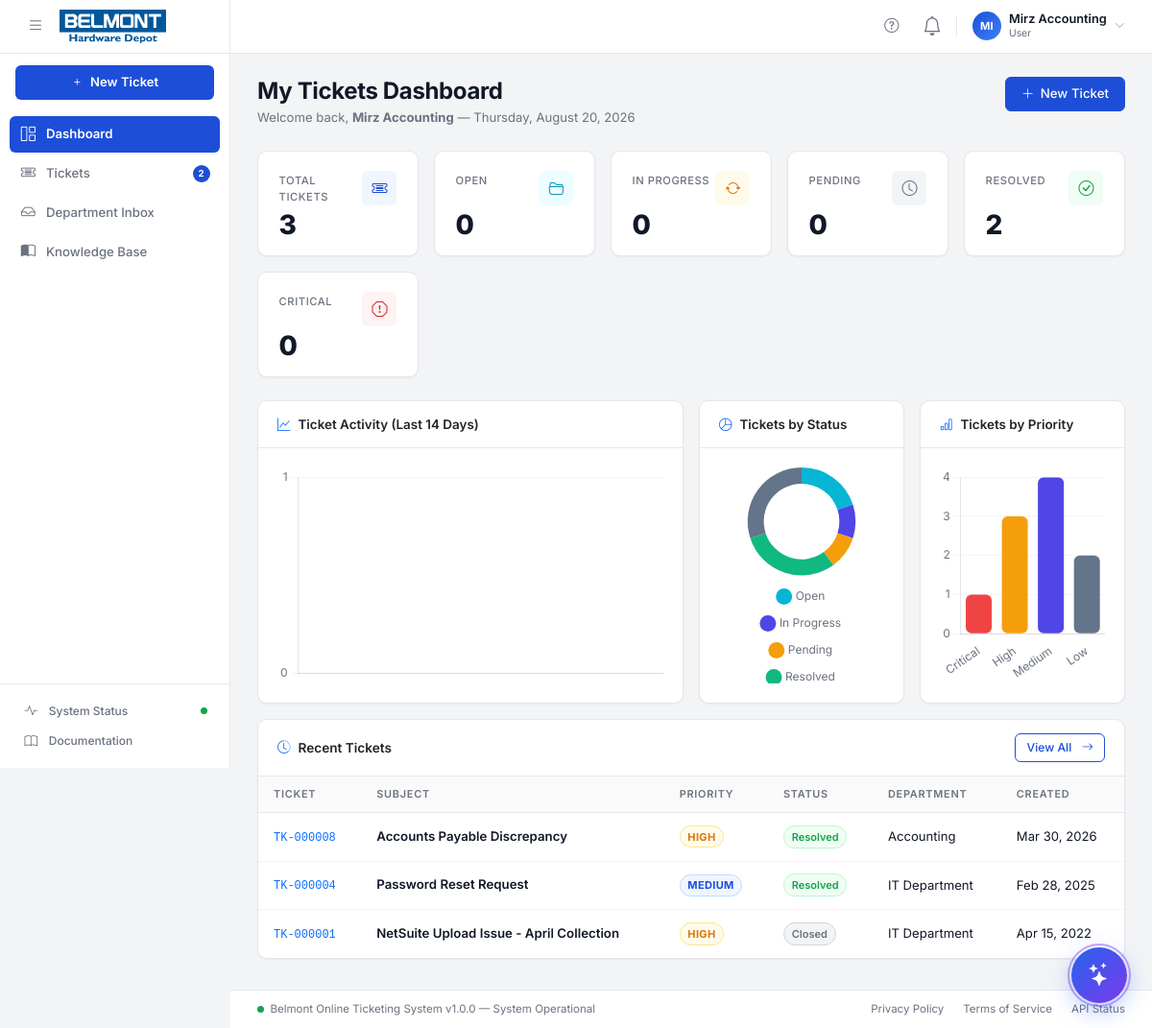
Screenshot of /index.php (signed in) with the database file from the repository.
### tables this page shows
CREATE TABLE `tickets` (
  `id`            INT UNSIGNED NOT NULL AUTO_INCREMENT,
  `ticket_code`   VARCHAR(20)  NOT NULL,
  `user_id`       INT UNSIGNED NOT NULL,
  `department_id` INT UNSIGNED DEFAULT NULL,
  `category_id`   INT UNSIGNED DEFAULT NULL,
  `assigned_to`   INT UNSIGNED DEFAULT NULL,
  `subject`       VARCHAR(255) NOT NULL,
  `description`   TEXT NOT NULL,
  `priority`      ENUM('low','medium','high','critical') NOT NULL DEFAULT 'medium',
  `status`        ENUM('open','in_progress','pending','resolved','closed') NOT NULL DEFAULT 'open',
  `source`        ENUM('web','email','phone','walk-in') NOT NULL DEFAULT 'web',
  `due_date`      DATE DEFAULT NULL,
  `closed_at`     DATETIME DEFAULT NULL,
  `created_at`    DATETIME NOT NULL DEFAULT CURRENT_TIMESTAMP,
  `updated_at`    DATETIME NOT NULL DEFAULT CURRENT_TIMESTAMP ON UPDATE CURRENT_TIMESTAMP,
  PRIMARY KEY (`id`),
  UNIQUE KEY `uq_ticket_code` (`ticket_code`),
  KEY `idx_ticket_user`   (`user_id`),
  KEY `idx_ticket_dept`   (`department_id`),
  KEY `idx_ticket_cat`    (`category_id`),
  KEY `idx_ticket_assign` (`assigned_to`),
  KEY `idx_ticket_status` (`status`),
  KEY `idx_ticket_priority` (`priority`),
  CONSTRAINT `fk_ticket_user`   FOREIGN KEY (`user_id`)       REFERENCES `users` (`id`) ON DELETE CASCADE,
  CONSTRAINT `fk_ticket_dept`   FOREIGN KEY (`department_id`) REFERENCES `departments` (`id`) ON DELETE SET NULL,
  CONSTRAINT `fk_ticket_cat`    FOREIGN KEY (`category_id`)   REFERENCES `categories` (`id`) ON DELETE SET NULL,
  CONSTRAINT `fk_ticket_assign` FOREIGN KEY (`assigned_to`)   REFERENCES `users` (`id`) ON DELETE SET NULL
);

CREATE TABLE `departments` (
  `id`          INT UNSIGNED NOT NULL AUTO_INCREMENT,
  `name`        VARCHAR(128) NOT NULL,
  `description` TEXT DEFAULT NULL,
  `is_active`   TINYINT(1) NOT NULL DEFAULT 1,
  `created_at`  DATETIME NOT NULL DEFAULT CURRENT_TIMESTAMP,
  `updated_at`  DATETIME NOT NULL DEFAULT CURRENT_TIMESTAMP ON UPDATE CURRENT_TIMESTAMP,
  PRIMARY KEY (`id`),
  UNIQUE KEY `uq_dept_name` (`name`)
);

### includes/auth.php (called while the page is built, shortened)
<?php
function isDeptAdmin(): bool {
    return ($_SESSION['user_role'] ?? '') === 'dept_admin';
}
function isStaff(): bool {
    return in_array($_SESSION['user_role'] ?? '', ['admin', 'dept_admin', 'staff'], true);
}
function deptScopeId(): ?int {
    if (!isDeptAdmin()) return null;
    $deptId = (int)($_SESSION['user_dept'] ?? 0);
    return $deptId ?: 0;
}
function currentUser(): array {
    return [
        'id'         => $_SESSION['user_id']   ?? 0,
        'name'       => $_SESSION['user_name'] ?? '',
        'email'      => $_SESSION['user_email']?? '',
        'role'       => $_SESSION['user_role'] ?? 'user',
        'avatar'     => $_SESSION['user_avatar']?? null,
        'dept_id'    => $_SESSION['user_dept']  ?? null,
    ];
}
function e(string $str): string {
    return htmlspecialchars($str, ENT_QUOTES, 'UTF-8');
}
function timeAgo(string $datetime): string {
    $now  = time();
    $then = strtotime($datetime);
    $diff = $now - $then;
    return date('M d, Y', $then);
}

### index.php (the view, shortened to what this page needs)
<?php
require_once __DIR__ . '/includes/auth.php';
$user = currentUser();
$pdo = db();
$scopeDept = deptScopeId();
$deptCond  = $scopeDept !== null ? " AND department_id = {$scopeDept} "   : '';
$dashWhere = !isStaff()
    ? ' WHERE user_id = ' . (int) $user['id']
    : ($scopeDept !== null ? " WHERE department_id = {$scopeDept}" : '');
$statsRaw = $pdo->query(
    "SELECT
        COUNT(*) AS total,
        SUM(status = 'open')        AS open,
        SUM(status = 'in_progress') AS in_progress,
        SUM(status = 'pending')     AS pending,
        SUM(status = 'resolved')    AS resolved,
        SUM(status = 'closed')      AS closed,
        SUM(priority = 'critical')  AS critical,
        SUM(priority = 'high')      AS high
     FROM tickets
     " . $dashWhere
)->fetch();
$stats = [
    'total' => (int) ($statsRaw['total'] ?? 0),
    'open' => (int) ($statsRaw['open'] ?? 0),
    'in_progress' => (int) ($statsRaw['in_progress'] ?? 0),
    'pending' => (int) ($statsRaw['pending'] ?? 0),
    'resolved' => (int) ($statsRaw['resolved'] ?? 0),
    'closed' => (int) ($statsRaw['closed'] ?? 0),
    'critical' => (int) ($statsRaw['critical'] ?? 0),
    'high' => (int) ($statsRaw['high'] ?? 0),
];
$recentSql = 'SELECT t.*, u.name AS requester_name, a.name AS assignee_name,
                      d.name AS dept_name, c.name AS cat_name
               FROM tickets t
               LEFT JOIN users u ON u.id = t.user_id
               LEFT JOIN users a ON a.id = t.assigned_to
               LEFT JOIN departments d ON d.id = t.department_id
               LEFT JOIN categories c ON c.id = t.category_id
               ' . (!isStaff()
                    ? ' WHERE t.user_id = ' . (int) $user['id']
                    : ($scopeDept !== null ? " WHERE t.department_id = {$scopeDept}" : '')) . '
               ORDER BY t.created_at DESC
               LIMIT 10';
$recentTickets = $pdo->query($recentSql)->fetchAll();
$chartLabels = [];
$chartCounts = [];
$statusData = $pdo->query("SELECT status, COUNT(*) AS cnt FROM tickets WHERE 1=1 {$deptCond} GROUP BY status")->fetchAll();
$statusLabels = [];
$statusCounts = [];
foreach ($statusData as $row) {
    $statusLabels[] = ucwords(str_replace('_', ' ', $row['status']));
    $statusCounts[] = (int) $row['cnt'];
}
$priorityData = $pdo->query("SELECT priority, COUNT(*) AS cnt FROM tickets WHERE 1=1 {$deptCond} GROUP BY priority ORDER BY FIELD(priority,'critical','high','medium','low')")->fetchAll();
$priorityLabels = [];
$priorityCounts = [];
foreach ($priorityData as $row) {
    $priorityLabels[] = ucfirst($row['priority']);
    $priorityCounts[] = (int) $row['cnt'];
}
include __DIR__ . '/includes/header.php';
?>
<div class="page-header">
    <div>
        <h1 class="page-title">
            <?php if ($user['role'] === 'user'): ?>
                My Tickets Dashboard
            <?php else: ?>
                Dashboard
            <?php endif; ?>
        </h1>
        <p class="page-subtitle">
            Welcome back, <strong><?= e($user['name']) ?></strong> &mdash;
            <?= date('l, F j, Y') ?>
        </p>
    </div>
    <a href="<?= APP_URL ?>/views/tickets/create.php" class="btn btn-primary">
        <i class="bi bi-plus-lg"></i> New Ticket
    </a>
</div>
<div class="stats-grid">
    <a href="<?= APP_URL ?>/views/tickets/index.php" class="stat-card text-decoration-none">
        <div class="stat-card-top">
            <span class="stat-label">Total Tickets</span>
            <div class="stat-icon icon-primary"><i class="bi bi-ticket-detailed"></i></div>
        </div>
        <div class="stat-value"><?= $stats['total'] ?></div>
    </a>
    <a href="<?= APP_URL ?>/views/tickets/index.php?status=open" class="stat-card text-decoration-none">
        <div class="stat-card-top">
            <span class="stat-label">Open</span>
            <div class="stat-icon icon-info"><i class="bi bi-folder2-open"></i></div>
        </div>
        <div class="stat-value"><?= $stats['open'] ?></div>
    </a>
    <a href="<?= APP_URL ?>/views/tickets/index.php?status=in_progress" class="stat-card text-decoration-none">
        <div class="stat-card-top">
            <span class="stat-label">In Progress</span>
            <div class="stat-icon icon-warning"><i class="bi bi-arrow-repeat"></i></div>
        </div>
        <div class="stat-value"><?= $stats['in_progress'] ?></div>
    </a>
    <a href="<?= APP_URL ?>/views/tickets/index.php?status=pending" class="stat-card text-decoration-none">
        <div class="stat-card-top">
            <span class="stat-label">Pending</span>
            <div class="stat-icon icon-secondary"><i class="bi bi-clock"></i></div>
        </div>
        <div class="stat-value"><?= $stats['pending'] ?></div>
    </a>
    <a href="<?= APP_URL ?>/views/tickets/index.php?status=resolved" class="stat-card text-decoration-none">
        <div class="stat-card-top">
            <span class="stat-label">Resolved</span>
            <div class="stat-icon icon-success"><i class="bi bi-check-circle"></i></div>
        </div>
        <div class="stat-value"><?= $stats['resolved'] ?></div>
    </a>
    <a href="<?= APP_URL ?>/views/tickets/index.php?priority=critical" class="stat-card text-decoration-none">
        <div class="stat-card-top">
            <span class="stat-label">Critical</span>
            <div class="stat-icon icon-danger"><i class="bi bi-exclamation-octagon"></i></div>
        </div>
        <div class="stat-value"><?= $stats['critical'] ?></div>
    </a>
</div>
<div class="row g-3 mb-3">
    <div class="col-lg-6">
        <div class="chart-card card h-100">
            <div class="card-header d-flex align-items-center justify-content-between">
                <span><i class="bi bi-graph-up me-2 text-primary"></i>Ticket Activity (Last 14 Days)</span>
            </div>
            <div class="card-body">
                <canvas id="activityChart" style="width:100%;height:220px"></canvas>
            </div>
        </div>
    </div>
    <div class="col-lg-3 col-md-6">
        <div class="chart-card card h-100">
            <div class="card-header">
                <i class="bi bi-pie-chart me-2 text-primary"></i>Tickets by Status
            </div>
            <div class="card-body">
                <canvas id="statusChart" style="width:100%;height:220px"></canvas>
            </div>
        </div>
    </div>
    <div class="col-lg-3 col-md-6">
        <div class="chart-card card h-100">
            <div class="card-header">
                <i class="bi bi-bar-chart me-2 text-primary"></i>Tickets by Priority
            </div>
            <div class="card-body">
                <canvas id="priorityChart" style="width:100%;height:220px"></canvas>
            </div>
        </div>
    </div>
</div>
<div class="card table-card">
    <div class="card-header d-flex justify-content-between align-items-center">
        <span><i class="bi bi-clock-history me-2 text-primary"></i>Recent Tickets</span>
        <a href="<?= APP_URL ?>/views/tickets/index.php" class="btn btn-sm btn-outline-primary">
            View All <i class="bi bi-arrow-right ms-1"></i>
        </a>
    </div>
    <div class="table-responsive">
        <table class="table mb-0">
            <thead>
                <tr>
                    <th>Ticket</th>
                    <th>Subject</th>
                    <th>Priority</th>
                    <th>Status</th>
                    <th>Department</th>
                    <th>Created</th>
                </tr>
            </thead>
            <tbody>
                <?php if (empty($recentTickets)): ?>
                    <tr>
                        <td colspan="8" class="text-center py-4 text-muted">No tickets found.</td>
                    </tr>
                <?php else: ?>
                    <?php foreach ($recentTickets as $t): ?>
                        <tr class="clickable-row" data-href="<?= APP_URL ?>/views/tickets/view.php?id=<?= $t['id'] ?>">
                            <td>
                                <code class="text-primary" style="font-size:.75rem"><?= e($t['ticket_code']) ?></code>
                            </td>
                            <td class="ticket-subject">
                                <a href="<?= APP_URL ?>/views/tickets/view.php?id=<?= $t['id'] ?>">
                                    <?= e(mb_strimwidth($t['subject'], 0, 55, '...')) ?>
                                </a>
                            </td>
                            <td>
                                <?php
                                $pc = [
                                    'low' => 'priority-low',
                                    'medium' => 'priority-medium',
                                    'high' => 'priority-high',
                                    'critical' => 'priority-critical'
                                ];
                                $cls = $pc[$t['priority']] ?? 'priority-medium';
                                ?>
                                <span class="priority-badge <?= $cls ?>"><?= ucfirst($t['priority']) ?></span>
                            </td>
                            <td>
                                <?php
                                $sc = [
                                    'open' => 'status-open',
                                    'in_progress' => 'status-in_progress',
                                    'pending' => 'status-pending',
                                    'resolved' => 'status-resolved',
                                    'closed' => 'status-closed'
                                ];
                                $scls = $sc[$t['status']] ?? 'status-open';
                                ?>
                                <span
                                    class="status-badge <?= $scls ?>"><?= ucwords(str_replace('_', ' ', $t['status'])) ?></span>
                            </td>
                            <td><?= e($t['dept_name'] ?? 'N/A') ?></td>
                            <td><span title="<?= e($t['created_at']) ?>"><?= timeAgo($t['created_at']) ?></span></td>
                        </tr>
                    <?php endforeach; ?>
                <?php endif; ?>
            </tbody>
        </table>
    </div>
</div>
<?php
$chartLabelsJson = json_encode($chartLabels);
$chartCountsJson = json_encode($chartCounts);
$statusLabelsJson = json_encode($statusLabels);
$statusCountsJson = json_encode($statusCounts);
$priorityLabelsJson = json_encode($priorityLabels);
$priorityCountsJson = json_encode($priorityCounts);
$extraScripts = <<<JS
<script>
// Activity Line Chart
new Chart(document.getElementById('activityChart'), {
    type: 'line',
    data: {
        labels: {$chartLabelsJson},
        datasets: [{
            label: 'Tickets Created',
            data:  {$chartCountsJson},
            borderColor: '#4f46e5',
            backgroundColor: 'rgba(79,70,229,.08)',
            borderWidth: 2.5,
            pointBackgroundColor: '#4f46e5',
            pointRadius: 4,
            tension: .4,
            fill: true,
        }]
    },
    options: {
        responsive: true,
        maintainAspectRatio: false,
        plugins: { legend: { display: false } },
        scales: {
            y: { beginAtZero: true, ticks: { stepSize: 1 }, grid: { color: '#f1f5f9' } },
            x: { grid: { display: false } }
        }
    }
});
// Status Doughnut Chart
new Chart(document.getElementById('statusChart'), {
    type: 'doughnut',
    data: {
        labels: {$statusLabelsJson},
        datasets: [{
            data: {$statusCountsJson},
            backgroundColor: ['#06b6d4','#4f46e5','#f59e0b','#10b981','#64748b'],
            borderWidth: 0,
            hoverOffset: 6,
        }]
    },
    options: {
        responsive: true,
        maintainAspectRatio: false,
        cutout: '70%',
        plugins: { legend: { position: 'bottom' } }
    }
});
// Priority Bar Chart
new Chart(document.getElementById('priorityChart'), {
    type: 'bar',
    data: {
        labels: {$priorityLabelsJson},
        datasets: [{
            label: 'Tickets',
            data: {$priorityCountsJson},
            backgroundColor: ['#ef4444','#f59e0b','#4f46e5','#64748b'],
            borderRadius: 6,
            borderSkipped: false,
        }]
    },
    options: {
        responsive: true,
        maintainAspectRatio: false,
        plugins: { legend: { display: false } },
        scales: {
            y: { beginAtZero: true, ticks: { stepSize: 1 }, grid: { color: '#f1f5f9' } },
            x: { grid: { display: false } }
        }
    }
});
</script>
JS;
include __DIR__ . '/includes/footer.php';

### rows the page displays
tickets: ticket_code "TK-000008", subject "Accounts Payable Discrepancy", priority "HIGH", status "Resolved", department.name "Accounting", created_at "Mar 30, 2026"
tickets: ticket_code "TK-000004", subject "Password Reset Request", priority "MEDIUM", status "Resolved", department.name "IT Department", created_at "Feb 28, 2025"
tickets: ticket_code "TK-000001", subject "NetSuite Upload Issue - April Collection", priority "HIGH", status "Closed", department.name "IT Department", created_at "Apr 15, 2022"

### other values shown
substr($u['name'], 0, 2) "MI"
$u['name'] "Mirz Accounting"
str_replace('_', ' ', $u['role']) "User"
$openCount "2"
$user['name'] "Mirz Accounting"
$stats['total'] "3"
$stats['open'] "0"
$stats['in_progress'] "0"
$stats['pending'] "0"
$stats['resolved'] "2"
$stats['critical'] "0"
APP_NAME "Belmont Online Ticketing System"
APP_VERSION "1.0.0"
chart data {{ $statusCountsJson }} [2,1,1,3,3]
